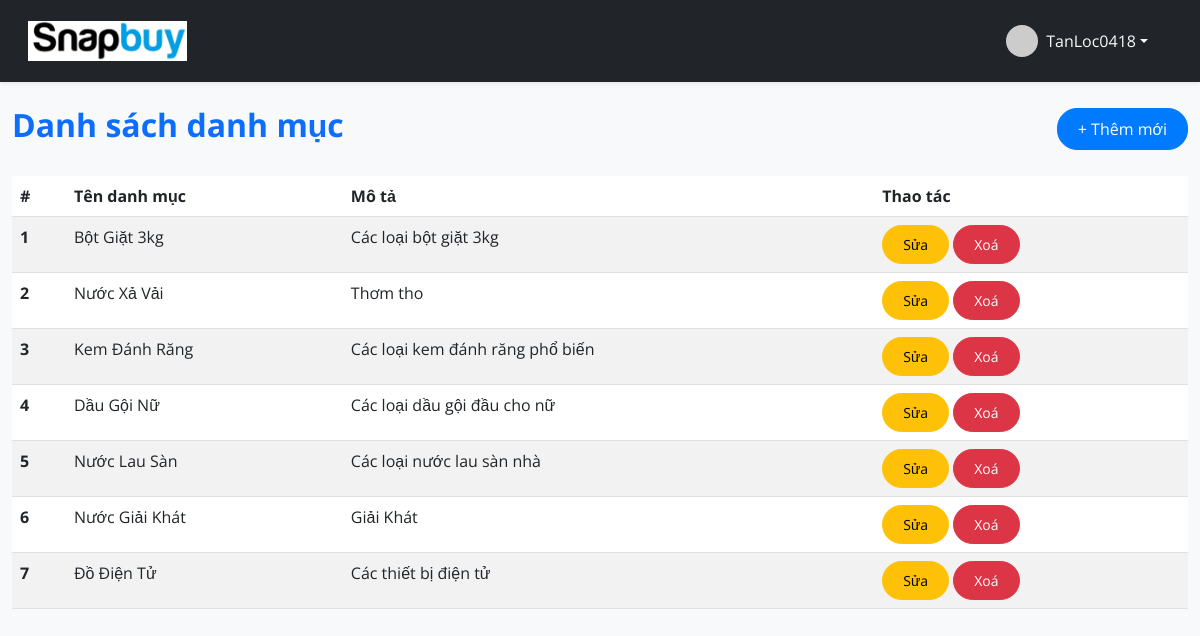
The app's page /admin/categories (signed in) with its own data.
### market/models.py (models this page shows, shortened)
class User(db.Model, UserMixin):
    id = db.Column(db.Integer(), primary_key=True)
    username = db.Column(db.String(length=30), nullable=False, unique=True)
    email = db.Column(db.String(length=50), nullable=False, unique=True)
    password_hash = db.Column(db.String(length=60), nullable=False)
    is_active = db.Column(db.Boolean(), default=True)
    role = db.Column(db.String(length=20), default='user')
    items = db.relationship('Item', backref='owner', lazy=True)
    created_at = db.Column(db.DateTime(), default=datetime.datetime.utcnow)
    @property
    def password(self):
        raise AttributeError("Password is write-only.")

class Category(db.Model):
    id = db.Column(db.Integer, primary_key=True)
    name = db.Column(db.String(length=100), nullable=False, unique=True)
    description = db.Column(db.Text, nullable=True)
    items = db.relationship('Item', backref='category', lazy=True)

### market/routes.py (the view)
@app.route('/admin/categories')
@login_required
def category_list():
    categories = Category.query.all()
    return render_template('category/list.html', categories=categories)

### market/models.py (called while the page is built)
@login_manager.user_loader
def load_user(user_id):
    return User.query.get(int(user_id))

### market/routes.py (called while the page is built)
@app.context_processor
def inject_cart_quantity():
    cart = session.get('cart', {})
    total_items = sum(cart.values())
    return dict(cart_quantity=total_items)

### market/templates/category/list.html (shortened to what this page needs)
{% extends 'base_admin.html' %}
{% block content %}
<div class="container mt-4">
    <div class="d-flex justify-content-between align-items-center mb-4">
        <h2 class="text-primary fw-bold">Danh sách danh mục</h2>
        <a href="{{ url_for('add_category') }}" class="btn btn-primary">+ Thêm mới</a>
    </div>
    <table class="table table-striped table-hover">
        <thead class="thead-dark">
            <tr>
                <th scope="col">#</th>
                <th scope="col">Tên danh mục</th>
                <th scope="col">Mô tả</th>
                <th scope="col">Thao tác</th>
            </tr>
        </thead>
        <tbody>
            {% for category in categories %}
            <tr>
                <th scope="row">{{ loop.index }}</th>
                <td>{{ category.name }}</td>
                <td>{{ category.description or '' }}</td>
                <td>
                    <a href="{{ url_for('edit_category', id=category.id) }}" class="btn btn-sm btn-warning">Sửa</a>
                    <form method="POST" action="{{ url_for('delete_category', id=category.id) }}" style="display:inline;">
                        <button type="submit" class="btn btn-sm btn-danger" onclick="return confirm('Bạn chắc chắn muốn xoá?')">Xoá</button>
                    </form>
                </td>
            </tr>
            {% endfor %}
        </tbody>
    </table>
</div>
{% endblock %}

### market/templates/base_admin.html (shortened to what this page needs)
<!DOCTYPE html>
<html lang="en">
<head>
    <link href="https://cdn.jsdelivr.net/npm/bootstrap@5.3.0/dist/css/bootstrap.min.css" rel="stylesheet">
    <link href="https://cdn.jsdelivr.net/npm/bootstrap-icons@1.10.5/font/bootstrap-icons.css" rel="stylesheet">
    <link rel="stylesheet" href="{{ url_for('static', filename='css/style.css') }}">
</head>
<body class="bg-light">
    <nav class="navbar navbar-expand-lg navbar-dark bg-dark shadow-sm">
        <div class="container-fluid">
            <a class="navbar-brand" href="{{ url_for('dashboard_page') }}">
                <img src="{{ url_for('static', filename='images/logo.png') }}" alt="SnapBuy Logo" style="height: 40px;" class="me-2">
            </a>
            <div class="collapse navbar-collapse" id="navbarNav">
                {% if current_user.is_authenticated %}
                    <ul class="navbar-nav ms-auto">
                        <li class="nav-item dropdown">
                            <a class="nav-link dropdown-toggle d-flex align-items-center" href="#" id="navbarProfileDropdown" role="button" data-bs-toggle="dropdown" aria-expanded="false">
                                <img src="https://ui-avatars.com/api/?name={{ current_user.username | urlencode }}&background=0d6efd&color=fff&bold=true" class="rounded-circle me-2" width="32" height="32" alt="Avatar">
                                <span class="text-light">{{ current_user.username }}</span>
                            </a>
                        </li>
                    </ul>
                {% endif %}
            </div>
        </div>
    </nav>
    {% block content %}
    {% endblock %}
    </body>
</html>

### market/static/css/style.css (style rules this page uses)
body { font-family: 'Open Sans', sans-serif; background-color: #f8f9fa; transition: all 0.3s ease; }
.container { max-width: 1200px; }
.navbar { background-color: #000; padding: 1rem; }
.nav-link { color: #fff !important; margin-right: 1rem; transition: color 0.3s ease; position: relative; }
.btn { border-radius: 20px; transition: all 0.3s ease; padding: 8px 20px; }
.btn-primary { background-color: #007bff; border-color: #007bff; }

### records on screen
User: username "TanLoc0418"
Category: name "Bột Giặt 3kg", description "Các loại bột giặt 3kg"
Category: name "Nước Xả Vải", description "Thơm tho"
Category: name "Kem Đánh Răng", description "Các loại kem đánh răng phổ biến"
Category: name "Dầu Gội Nữ", description "Các loại dầu gội đầu cho nữ"
Category: name "Nước Lau Sàn", description "Các loại nước lau sàn nhà"
Category: name "Nước Giải Khát", description "Giải Khát"
Category: name "Đồ Điện Tử", description "Các thiết bị điện tử"
